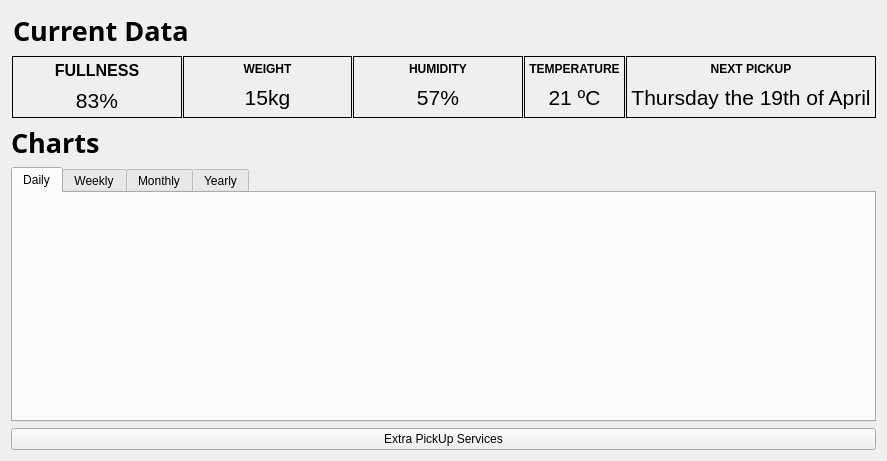
<?xml version="1.0" encoding="UTF-8"?>
<ui version="4.0">
 <class>DataWindow</class>
 <widget class="QWidget" name="DataWindow">
  <property name="geometry">
   <rect>
    <x>0</x>
    <y>0</y>
    <width>887</width>
    <height>461</height>
   </rect>
  </property>
  <property name="sizePolicy">
   <sizepolicy hsizetype="Preferred" vsizetype="Preferred">
    <horstretch>0</horstretch>
    <verstretch>0</verstretch>
   </sizepolicy>
  </property>
  <property name="windowTitle">
   <string>MainWindow</string>
  </property>
  <layout class="QVBoxLayout" name="verticalLayout_14">
   <item>
    <layout class="QVBoxLayout" name="verticalLayout" stretch="3,20,1">
     <item>
      <widget class="QWidget" name="CurrentDataSection" native="true">
       <layout class="QVBoxLayout" name="verticalLayout_2" stretch="1,8">
        <property name="leftMargin">
         <number>1</number>
        </property>
        <property name="topMargin">
         <number>0</number>
        </property>
        <property name="rightMargin">
         <number>0</number>
        </property>
        <property name="bottomMargin">
         <number>0</number>
        </property>
        <item>
         <widget class="QWidget" name="CurrentDataTitle" native="true">
          <property name="sizePolicy">
           <sizepolicy hsizetype="Preferred" vsizetype="Preferred">
            <horstretch>0</horstretch>
            <verstretch>0</verstretch>
           </sizepolicy>
          </property>
          <layout class="QHBoxLayout" name="horizontalLayout_2">
           <property name="leftMargin">
            <number>1</number>
           </property>
           <property name="topMargin">
            <number>1</number>
           </property>
           <property name="rightMargin">
            <number>1</number>
           </property>
           <property name="bottomMargin">
            <number>1</number>
           </property>
           <item>
            <widget class="QLabel" name="CurrentDataTitleText">
             <property name="font">
              <font>
               <family>Optima</family>
               <pointsize>20</pointsize>
               <weight>75</weight>
               <bold>true</bold>
              </font>
             </property>
             <property name="text">
              <string>Current Data</string>
             </property>
             <property name="wordWrap">
              <bool>true</bool>
             </property>
            </widget>
           </item>
          </layout>
         </widget>
        </item>
        <item>
         <widget class="QWidget" name="CurrentDataBoxes" native="true">
          <layout class="QHBoxLayout" name="horizontalLayout" stretch="1,1,1,0,0">
           <property name="spacing">
            <number>1</number>
           </property>
           <property name="leftMargin">
            <number>0</number>
           </property>
           <property name="topMargin">
            <number>0</number>
           </property>
           <property name="rightMargin">
            <number>0</number>
           </property>
           <property name="bottomMargin">
            <number>0</number>
           </property>
           <item>
            <widget class="QFrame" name="Fullness">
             <property name="frameShape">
              <enum>QFrame::Box</enum>
             </property>
             <property name="frameShadow">
              <enum>QFrame::Plain</enum>
             </property>
             <property name="midLineWidth">
              <number>0</number>
             </property>
             <layout class="QVBoxLayout" name="verticalLayout_3" stretch="1,2">
              <property name="spacing">
               <number>0</number>
              </property>
              <property name="leftMargin">
               <number>0</number>
              </property>
              <property name="topMargin">
               <number>0</number>
              </property>
              <property name="rightMargin">
               <number>0</number>
              </property>
              <property name="bottomMargin">
               <number>0</number>
              </property>
              <item>
               <widget class="QPushButton" name="fullnessTitleButton">
                <property name="maximumSize">
                 <size>
                  <width>16777214</width>
                  <height>16777215</height>
                 </size>
                </property>
                <property name="font">
                 <font>
                  <pointsize>12</pointsize>
                  <weight>75</weight>
                  <bold>true</bold>
                 </font>
                </property>
                <property name="text">
                 <string>FULLNESS</string>
                </property>
                <property name="checkable">
                 <bool>false</bool>
                </property>
                <property name="flat">
                 <bool>true</bool>
                </property>
               </widget>
              </item>
              <item>
               <widget class="QPushButton" name="fullnessDataButton">
                <property name="font">
                 <font>
                  <pointsize>16</pointsize>
                 </font>
                </property>
                <property name="text">
                 <string>83%</string>
                </property>
                <property name="checkable">
                 <bool>false</bool>
                </property>
                <property name="checked">
                 <bool>false</bool>
                </property>
                <property name="flat">
                 <bool>true</bool>
                </property>
               </widget>
              </item>
             </layout>
            </widget>
           </item>
           <item>
            <widget class="QFrame" name="Weight">
             <property name="frameShape">
              <enum>QFrame::Box</enum>
             </property>
             <layout class="QVBoxLayout" name="verticalLayout_4" stretch="1,2">
              <property name="spacing">
               <number>0</number>
              </property>
              <property name="leftMargin">
               <number>0</number>
              </property>
              <property name="topMargin">
               <number>0</number>
              </property>
              <property name="rightMargin">
               <number>0</number>
              </property>
              <property name="bottomMargin">
               <number>0</number>
              </property>
              <item>
               <widget class="QPushButton" name="weigthTitleButton">
                <property name="font">
                 <font>
                  <weight>75</weight>
                  <bold>true</bold>
                 </font>
                </property>
                <property name="text">
                 <string>WEIGHT</string>
                </property>
                <property name="checkable">
                 <bool>false</bool>
                </property>
                <property name="flat">
                 <bool>true</bool>
                </property>
               </widget>
              </item>
              <item>
               <widget class="QPushButton" name="weightDataButton">
                <property name="font">
                 <font>
                  <pointsize>16</pointsize>
                 </font>
                </property>
                <property name="text">
                 <string>15kg</string>
                </property>
                <property name="checkable">
                 <bool>false</bool>
                </property>
                <property name="flat">
                 <bool>true</bool>
                </property>
               </widget>
              </item>
             </layout>
            </widget>
           </item>
           <item>
            <widget class="QFrame" name="Humidity">
             <property name="frameShape">
              <enum>QFrame::Box</enum>
             </property>
             <layout class="QVBoxLayout" name="verticalLayout_5" stretch="1,2">
              <property name="spacing">
               <number>0</number>
              </property>
              <property name="leftMargin">
               <number>0</number>
              </property>
              <property name="topMargin">
               <number>0</number>
              </property>
              <property name="rightMargin">
               <number>0</number>
              </property>
              <property name="bottomMargin">
               <number>0</number>
              </property>
              <item>
               <widget class="QPushButton" name="humidityTitleButton">
                <property name="font">
                 <font>
                  <weight>75</weight>
                  <bold>true</bold>
                 </font>
                </property>
                <property name="text">
                 <string>HUMIDITY</string>
                </property>
                <property name="checkable">
                 <bool>false</bool>
                </property>
                <property name="flat">
                 <bool>true</bool>
                </property>
               </widget>
              </item>
              <item>
               <widget class="QPushButton" name="humidityDataButton">
                <property name="font">
                 <font>
                  <pointsize>16</pointsize>
                 </font>
                </property>
                <property name="text">
                 <string>57%</string>
                </property>
                <property name="checkable">
                 <bool>false</bool>
                </property>
                <property name="flat">
                 <bool>true</bool>
                </property>
               </widget>
              </item>
             </layout>
            </widget>
           </item>
           <item>
            <widget class="QFrame" name="Temperature">
             <property name="frameShape">
              <enum>QFrame::Box</enum>
             </property>
             <layout class="QVBoxLayout" name="verticalLayout_7" stretch="1,2">
              <property name="spacing">
               <number>0</number>
              </property>
              <property name="leftMargin">
               <number>0</number>
              </property>
              <property name="topMargin">
               <number>0</number>
              </property>
              <property name="rightMargin">
               <number>0</number>
              </property>
              <property name="bottomMargin">
               <number>0</number>
              </property>
              <item>
               <widget class="QPushButton" name="temperatureDataButton">
                <property name="font">
                 <font>
                  <weight>75</weight>
                  <bold>true</bold>
                 </font>
                </property>
                <property name="text">
                 <string>TEMPERATURE</string>
                </property>
                <property name="checkable">
                 <bool>false</bool>
                </property>
                <property name="flat">
                 <bool>true</bool>
                </property>
               </widget>
              </item>
              <item>
               <widget class="QPushButton" name="temperatutureTitleButton">
                <property name="font">
                 <font>
                  <pointsize>16</pointsize>
                 </font>
                </property>
                <property name="text">
                 <string>21 ºC</string>
                </property>
                <property name="checkable">
                 <bool>false</bool>
                </property>
                <property name="flat">
                 <bool>true</bool>
                </property>
               </widget>
              </item>
             </layout>
            </widget>
           </item>
           <item>
            <widget class="QFrame" name="TimeUntilNextPickUp">
             <property name="frameShape">
              <enum>QFrame::Box</enum>
             </property>
             <layout class="QVBoxLayout" name="verticalLayout_6" stretch="1,2">
              <property name="spacing">
               <number>0</number>
              </property>
              <property name="leftMargin">
               <number>0</number>
              </property>
              <property name="topMargin">
               <number>0</number>
              </property>
              <property name="rightMargin">
               <number>0</number>
              </property>
              <property name="bottomMargin">
               <number>0</number>
              </property>
              <item>
               <widget class="QPushButton" name="nextPickUpTitleButton">
                <property name="font">
                 <font>
                  <weight>75</weight>
                  <bold>true</bold>
                 </font>
                </property>
                <property name="text">
                 <string>NEXT PICKUP</string>
                </property>
                <property name="checkable">
                 <bool>false</bool>
                </property>
                <property name="flat">
                 <bool>true</bool>
                </property>
               </widget>
              </item>
              <item>
               <widget class="QPushButton" name="nextPickUpDataButton">
                <property name="font">
                 <font>
                  <pointsize>16</pointsize>
                 </font>
                </property>
                <property name="text">
                 <string>Thursday the 19th of April</string>
                </property>
                <property name="checkable">
                 <bool>false</bool>
                </property>
                <property name="flat">
                 <bool>true</bool>
                </property>
               </widget>
              </item>
             </layout>
            </widget>
           </item>
          </layout>
         </widget>
        </item>
       </layout>
      </widget>
     </item>
     <item>
      <widget class="QWidget" name="Charts" native="true">
       <layout class="QVBoxLayout" name="verticalLayout_8">
        <property name="leftMargin">
         <number>0</number>
        </property>
        <property name="topMargin">
         <number>0</number>
        </property>
        <property name="rightMargin">
         <number>0</number>
        </property>
        <property name="bottomMargin">
         <number>0</number>
        </property>
        <item>
         <widget class="QLabel" name="label">
          <property name="font">
           <font>
            <family>Optima</family>
            <pointsize>20</pointsize>
            <weight>75</weight>
            <bold>true</bold>
           </font>
          </property>
          <property name="text">
           <string>Charts</string>
          </property>
         </widget>
        </item>
        <item>
         <widget class="QTabWidget" name="tabWidget">
          <property name="contextMenuPolicy">
           <enum>Qt::DefaultContextMenu</enum>
          </property>
          <property name="autoFillBackground">
           <bool>false</bool>
          </property>
          <property name="tabPosition">
           <enum>QTabWidget::North</enum>
          </property>
          <property name="tabShape">
           <enum>QTabWidget::Rounded</enum>
          </property>
          <property name="currentIndex">
           <number>0</number>
          </property>
          <widget class="QWidget" name="tab">
           <property name="autoFillBackground">
            <bool>false</bool>
           </property>
           <attribute name="title">
            <string>Daily</string>
           </attribute>
           <layout class="QVBoxLayout" name="verticalLayout_9">
            <property name="spacing">
             <number>0</number>
            </property>
            <property name="leftMargin">
             <number>0</number>
            </property>
            <property name="topMargin">
             <number>0</number>
            </property>
            <property name="rightMargin">
             <number>0</number>
            </property>
            <property name="bottomMargin">
             <number>0</number>
            </property>
            <item>
             <layout class="QVBoxLayout" name="daily_tab"/>
            </item>
           </layout>
          </widget>
          <widget class="QWidget" name="tab_3">
           <attribute name="title">
            <string>Weekly</string>
           </attribute>
           <layout class="QVBoxLayout" name="verticalLayout_13">
            <property name="leftMargin">
             <number>0</number>
            </property>
            <property name="topMargin">
             <number>0</number>
            </property>
            <property name="rightMargin">
             <number>0</number>
            </property>
            <property name="bottomMargin">
             <number>0</number>
            </property>
            <item>
             <layout class="QVBoxLayout" name="weekly_tab"/>
            </item>
           </layout>
          </widget>
          <widget class="QWidget" name="tab_4">
           <attribute name="title">
            <string>Monthly</string>
           </attribute>
           <layout class="QVBoxLayout" name="verticalLayout_12">
            <property name="leftMargin">
             <number>0</number>
            </property>
            <property name="topMargin">
             <number>0</number>
            </property>
            <property name="rightMargin">
             <number>0</number>
            </property>
            <property name="bottomMargin">
             <number>0</number>
            </property>
            <item>
             <layout class="QVBoxLayout" name="monthly_tab"/>
            </item>
           </layout>
          </widget>
          <widget class="QWidget" name="tab_2">
           <property name="autoFillBackground">
            <bool>false</bool>
           </property>
           <attribute name="title">
            <string>Yearly</string>
           </attribute>
           <layout class="QVBoxLayout" name="verticalLayout_10">
            <property name="leftMargin">
             <number>0</number>
            </property>
            <property name="topMargin">
             <number>0</number>
            </property>
            <property name="rightMargin">
             <number>0</number>
            </property>
            <property name="bottomMargin">
             <number>0</number>
            </property>
            <item>
             <layout class="QVBoxLayout" name="yearly_tab"/>
            </item>
           </layout>
          </widget>
         </widget>
        </item>
       </layout>
      </widget>
     </item>
     <item>
      <widget class="QWidget" name="OrderPickUp" native="true">
       <layout class="QVBoxLayout" name="verticalLayout_11">
        <property name="spacing">
         <number>0</number>
        </property>
        <property name="leftMargin">
         <number>0</number>
        </property>
        <property name="topMargin">
         <number>0</number>
        </property>
        <property name="rightMargin">
         <number>0</number>
        </property>
        <property name="bottomMargin">
         <number>0</number>
        </property>
        <item>
         <widget class="QPushButton" name="datawindowPickupButton">
          <property name="sizePolicy">
           <sizepolicy hsizetype="Minimum" vsizetype="Maximum">
            <horstretch>0</horstretch>
            <verstretch>0</verstretch>
           </sizepolicy>
          </property>
          <property name="text">
           <string>Extra PickUp Services</string>
          </property>
          <property name="flat">
           <bool>false</bool>
          </property>
         </widget>
        </item>
       </layout>
      </widget>
     </item>
    </layout>
   </item>
  </layout>
  <action name="actionSetting">
   <property name="enabled">
    <bool>true</bool>
   </property>
   <property name="icon">
    <iconset>
     <normalon>:/new/Icons/Resources/Settings Icos.png</normalon>
    </iconset>
   </property>
   <property name="text">
    <string>Setting</string>
   </property>
  </action>
  <action name="actionUser_Name">
   <property name="text">
    <string>User Name</string>
   </property>
   <property name="font">
    <font>
     <family>Optima</family>
     <pointsize>16</pointsize>
    </font>
   </property>
  </action>
 </widget>
 <layoutdefault spacing="6" margin="11"/>
 <resources/>
 <connections/>
</ui>
